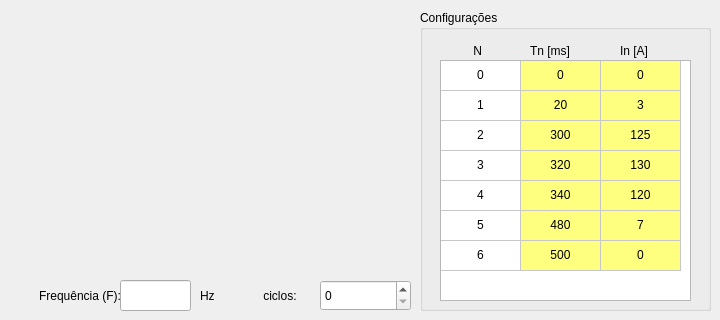
         <widget class="QWidget" name="tab_16">
          <attribute name="title">
           <string>Triangular Suavizada</string>
          </attribute>
          <widget class="QGroupBox" name="groupBox_36">
           <property name="geometry">
            <rect>
             <x>420</x>
             <y>10</y>
             <width>291</width>
             <height>301</height>
            </rect>
           </property>
           <property name="title">
            <string>Configurações</string>
           </property>
           <widget class="QTableWidget" name="tabela_config">
            <property name="geometry">
             <rect>
              <x>20</x>
              <y>50</y>
              <width>251</width>
              <height>241</height>
             </rect>
            </property>
            <property name="rowCount">
             <number>7</number>
            </property>
            <property name="columnCount">
             <number>3</number>
            </property>
            <attribute name="horizontalHeaderVisible">
             <bool>false</bool>
            </attribute>
            <attribute name="horizontalHeaderCascadingSectionResizes">
             <bool>false</bool>
            </attribute>
            <attribute name="horizontalHeaderDefaultSectionSize">
             <number>80</number>
            </attribute>
            <attribute name="horizontalHeaderHighlightSections">
             <bool>true</bool>
            </attribute>
            <attribute name="verticalHeaderVisible">
             <bool>false</bool>
            </attribute>
            <row>
             <property name="text">
              <string>0</string>
             </property>
            </row>
            <row>
             <property name="text">
              <string>1</string>
             </property>
            </row>
            <row>
             <property name="text">
              <string>2</string>
             </property>
            </row>
            <row>
             <property name="text">
              <string>3</string>
             </property>
            </row>
            <row>
             <property name="text">
              <string>4</string>
             </property>
            </row>
            <row>
             <property name="text">
              <string>5</string>
             </property>
            </row>
            <row>
             <property name="text">
              <string>6</string>
             </property>
            </row>
            <column>
             <property name="text">
              <string>N</string>
             </property>
            </column>
            <column>
             <property name="text">
              <string>Tn [ms]</string>
             </property>
            </column>
            <column>
             <property name="text">
              <string>In [A]</string>
             </property>
            </column>
            <item row="0" column="0">
             <property name="text">
              <string>0</string>
             </property>
             <property name="textAlignment">
              <set>AlignHCenter|AlignVCenter|AlignCenter</set>
             </property>
            </item>
            <item row="0" column="1">
             <property name="text">
              <string>0</string>
             </property>
             <property name="textAlignment">
              <set>AlignHCenter|AlignVCenter|AlignCenter</set>
             </property>
             <property name="background">
              <brush brushstyle="SolidPattern">
               <color alpha="255">
                <red>255</red>
                <green>255</green>
                <blue>127</blue>
               </color>
              </brush>
             </property>
            </item>
            <item row="0" column="2">
             <property name="text">
              <string>0</string>
             </property>
             <property name="textAlignment">
              <set>AlignHCenter|AlignVCenter|AlignCenter</set>
             </property>
             <property name="background">
              <brush brushstyle="SolidPattern">
               <color alpha="255">
                <red>255</red>
                <green>255</green>
                <blue>127</blue>
               </color>
              </brush>
             </property>
            </item>
            <item row="1" column="0">
             <property name="text">
              <string>1</string>
             </property>
             <property name="textAlignment">
              <set>AlignHCenter|AlignVCenter|AlignCenter</set>
             </property>
            </item>
            <item row="1" column="1">
             <property name="text">
              <string>20</string>
             </property>
             <property name="textAlignment">
              <set>AlignHCenter|AlignVCenter|AlignCenter</set>
             </property>
             <property name="background">
              <brush brushstyle="SolidPattern">
               <color alpha="255">
                <red>255</red>
                <green>255</green>
                <blue>127</blue>
               </color>
              </brush>
             </property>
            </item>
            <item row="1" column="2">
             <property name="text">
              <string>3</string>
             </property>
             <property name="textAlignment">
              <set>AlignHCenter|AlignVCenter|AlignCenter</set>
             </property>
             <property name="background">
              <brush brushstyle="SolidPattern">
               <color alpha="255">
                <red>255</red>
                <green>255</green>
                <blue>127</blue>
               </color>
              </brush>
             </property>
            </item>
            <item row="2" column="0">
             <property name="text">
              <string>2</string>
             </property>
             <property name="textAlignment">
              <set>AlignHCenter|AlignVCenter|AlignCenter</set>
             </property>
            </item>
            <item row="2" column="1">
             <property name="text">
              <string>300</string>
             </property>
             <property name="textAlignment">
              <set>AlignHCenter|AlignVCenter|AlignCenter</set>
             </property>
             <property name="background">
              <brush brushstyle="SolidPattern">
               <color alpha="255">
                <red>255</red>
                <green>255</green>
                <blue>127</blue>
               </color>
              </brush>
             </property>
            </item>
            <item row="2" column="2">
             <property name="text">
              <string>125</string>
             </property>
             <property name="textAlignment">
              <set>AlignHCenter|AlignVCenter|AlignCenter</set>
             </property>
             <property name="background">
              <brush brushstyle="SolidPattern">
               <color alpha="255">
                <red>255</red>
                <green>255</green>
                <blue>127</blue>
               </color>
              </brush>
             </property>
            </item>
            <item row="3" column="0">
             <property name="text">
              <string>3</string>
             </property>
             <property name="textAlignment">
              <set>AlignHCenter|AlignVCenter|AlignCenter</set>
             </property>
            </item>
            <item row="3" column="1">
             <property name="text">
              <string>320</string>
             </property>
             <property name="textAlignment">
              <set>AlignHCenter|AlignVCenter|AlignCenter</set>
             </property>
             <property name="background">
              <brush brushstyle="SolidPattern">
               <color alpha="255">
                <red>255</red>
                <green>255</green>
                <blue>127</blue>
               </color>
              </brush>
             </property>
            </item>
            <item row="3" column="2">
             <property name="text">
              <string>130</string>
             </property>
             <property name="textAlignment">
              <set>AlignHCenter|AlignVCenter|AlignCenter</set>
             </property>
             <property name="background">
              <brush brushstyle="SolidPattern">
               <color alpha="255">
                <red>255</red>
                <green>255</green>
                <blue>127</blue>
               </color>
              </brush>
             </property>
            </item>
            <item row="4" column="0">
             <property name="text">
              <string>4</string>
             </property>
             <property name="textAlignment">
              <set>AlignHCenter|AlignVCenter|AlignCenter</set>
             </property>
            </item>
            <item row="4" column="1">
             <property name="text">
              <string>340</string>
             </property>
             <property name="textAlignment">
              <set>AlignHCenter|AlignVCenter|AlignCenter</set>
             </property>
             <property name="background">
              <brush brushstyle="SolidPattern">
               <color alpha="255">
                <red>255</red>
                <green>255</green>
                <blue>127</blue>
               </color>
              </brush>
             </property>
            </item>
            <item row="4" column="2">
             <property name="text">
              <string>120</string>
             </property>
             <property name="textAlignment">
              <set>AlignHCenter|AlignVCenter|AlignCenter</set>
             </property>
             <property name="background">
              <brush brushstyle="SolidPattern">
               <color alpha="255">
                <red>255</red>
                <green>255</green>
                <blue>127</blue>
               </color>
              </brush>
             </property>
            </item>
            <item row="5" column="0">
             <property name="text">
              <string>5</string>
             </property>
             <property name="textAlignment">
              <set>AlignHCenter|AlignVCenter|AlignCenter</set>
             </property>
            </item>
            <item row="5" column="1">
             <property name="text">
              <string>480</string>
             </property>
             <property name="textAlignment">
              <set>AlignHCenter|AlignVCenter|AlignCenter</set>
             </property>
             <property name="background">
              <brush brushstyle="SolidPattern">
               <color alpha="255">
                <red>255</red>
                <green>255</green>
                <blue>127</blue>
               </color>
              </brush>
             </property>
            </item>
            <item row="5" column="2">
             <property name="text">
              <string>7</string>
             </property>
             <property name="textAlignment">
              <set>AlignHCenter|AlignVCenter|AlignCenter</set>
             </property>
             <property name="background">
              <brush brushstyle="SolidPattern">
               <color alpha="255">
                <red>255</red>
                <green>255</green>
                <blue>127</blue>
               </color>
              </brush>
             </property>
            </item>
            <item row="6" column="0">
             <property name="text">
              <string>6</string>
             </property>
             <property name="textAlignment">
              <set>AlignHCenter|AlignVCenter|AlignCenter</set>
             </property>
            </item>
            <item row="6" column="1">
             <property name="text">
              <string>500</string>
             </property>
             <property name="textAlignment">
              <set>AlignHCenter|AlignVCenter|AlignCenter</set>
             </property>
             <property name="background">
              <brush brushstyle="SolidPattern">
               <color alpha="255">
                <red>255</red>
                <green>255</green>
                <blue>127</blue>
               </color>
              </brush>
             </property>
            </item>
            <item row="6" column="2">
             <property name="text">
              <string>0</string>
             </property>
             <property name="textAlignment">
              <set>AlignHCenter|AlignVCenter|AlignCenter</set>
             </property>
             <property name="background">
              <brush brushstyle="SolidPattern">
               <color alpha="255">
                <red>255</red>
                <green>255</green>
                <blue>127</blue>
               </color>
              </brush>
             </property>
            </item>
           </widget>
           <widget class="QLabel" name="label_155">
            <property name="geometry">
             <rect>
              <x>50</x>
              <y>30</y>
              <width>41</width>
              <height>21</height>
             </rect>
            </property>
            <property name="text">
             <string> N</string>
            </property>
           </widget>
           <widget class="QLabel" name="label_157">
            <property name="geometry">
             <rect>
              <x>110</x>
              <y>30</y>
              <width>61</width>
              <height>21</height>
             </rect>
            </property>
            <property name="text">
             <string>Tn [ms]</string>
            </property>
           </widget>
           <widget class="QLabel" name="label_159">
            <property name="geometry">
             <rect>
              <x>200</x>
              <y>30</y>
              <width>51</width>
              <height>21</height>
             </rect>
            </property>
            <property name="text">
             <string>In [A]</string>
            </property>
           </widget>
          </widget>
          <widget class="QLabel" name="label_124">
           <property name="geometry">
            <rect>
             <x>20</x>
             <y>10</y>
             <width>381</width>
             <height>221</height>
            </rect>
           </property>
           <property name="text">
            <string/>
           </property>
           <property name="pixmap">
            <pixmap>imagens/triângulo suavizado.jpg</pixmap>
           </property>
           <property name="scaledContents">
            <bool>true</bool>
           </property>
          </widget>
          <widget class="QLabel" name="label_73">
           <property name="geometry">
            <rect>
             <x>260</x>
             <y>280</y>
             <width>51</width>
             <height>31</height>
            </rect>
           </property>
           <property name="text">
            <string> ciclos:</string>
           </property>
          </widget>
          <widget class="QLabel" name="label_110">
           <property name="geometry">
            <rect>
             <x>10</x>
             <y>240</y>
             <width>401</width>
             <height>31</height>
            </rect>
           </property>
           <property name="text">
            <string/>
           </property>
           <property name="pixmap">
            <pixmap>imagens/Equação corrente.png</pixmap>
           </property>
           <property name="scaledContents">
            <bool>true</bool>
           </property>
          </widget>
          <widget class="QLineEdit" name="frequencia_triangular_suavizada">
           <property name="geometry">
            <rect>
             <x>120</x>
             <y>280</y>
             <width>71</width>
             <height>31</height>
            </rect>
           </property>
           <property name="text">
            <string/>
           </property>
          </widget>
          <widget class="QLabel" name="label_153">
           <property name="geometry">
            <rect>
             <x>-40</x>
             <y>280</y>
             <width>161</width>
             <height>31</height>
            </rect>
           </property>
           <property name="text">
            <string>Frequência (F):</string>
           </property>
           <property name="alignment">
            <set>Qt::AlignRight|Qt::AlignTrailing|Qt::AlignVCenter</set>
           </property>
          </widget>
          <widget class="QLabel" name="label_160">
           <property name="geometry">
            <rect>
             <x>200</x>
             <y>280</y>
             <width>31</width>
             <height>31</height>
            </rect>
           </property>
           <property name="text">
            <string>Hz</string>
           </property>
          </widget>
          <widget class="QSpinBox" name="Ciclos_Curva_2">
           <property name="geometry">
            <rect>
             <x>320</x>
             <y>280</y>
             <width>91</width>
             <height>31</height>
            </rect>
           </property>
           <property name="maximum">
            <number>16</number>
           </property>
          </widget>
         </widget>
